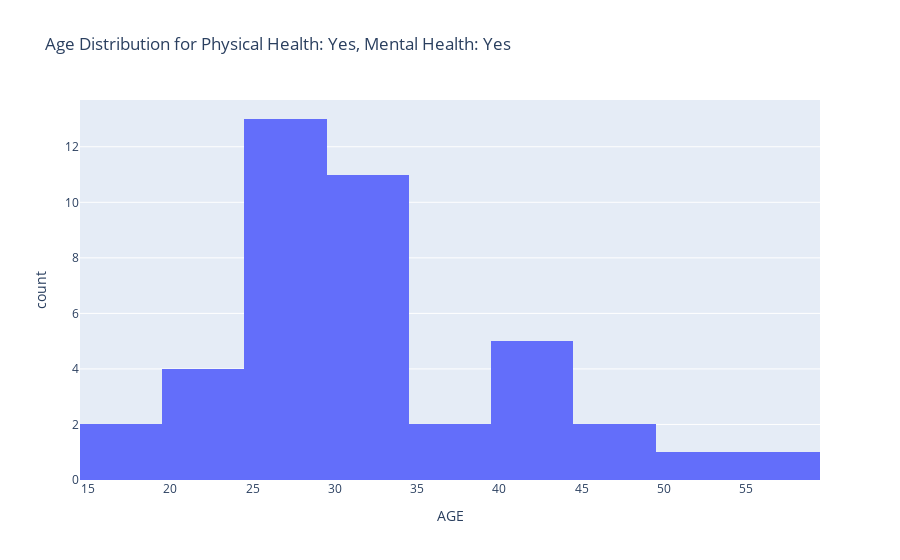

The cell this chart's notebook holds for it:
### Markdown cell above
# 2nd Graph

### Code cell
# Create separate histograms for each combination of Physical health and Mental health
for phy_health in ["Yes", "No"]:
    for men_health in ["Yes", "No"]:
        filtered_df = df[(df["PHYSICAL_HEALTH_AFFECT"] == phy_health) & (df["MENTAL_HEALTH_AFFECT"] == men_health)]
        fig = px.histogram(filtered_df, x="AGE", title=f"Age Distribution for Physical Health: {phy_health}, Mental Health: {men_health}")
        fig.show()

### Figure 1 — Plotly figure (JSON) as saved in the notebook; plotly's stock layout.template omitted (floating-point values rounded to 4 significant figures)
{"data": [{"alignmentgroup": "True", "bingroup": "x", "hovertemplate": "AGE=%{x}<br>count=%{y}<extra></extra>", "legendgroup": "", "marker": {"color": "#636efa", "pattern": {"shape": ""}}, "name": "", "offsetgroup": "", "orientation": "v", "showlegend": false, "type": "histogram", "x": [18, 18, 23, 23, 24, 24, 25, 25, 25, 26, 26, 27, 27, 27, 28, 28, 28, 29, 29, 31, 31, 32, 32, 32, 32, 33, 33, 33, 33, 33, 36, 38, 40, 41, 41, 43, 43, 45, 46, 54, 56], "xaxis": "x", "yaxis": "y"}], "layout": {"barmode": "relative", "legend": {"tracegroupgap": 0}, "title": {"text": "Age Distribution for Physical Health: Yes, Mental Health: Yes"}, "xaxis": {"anchor": "y", "domain": [0, 1], "title": {"text": "AGE"}}, "yaxis": {"anchor": "x", "domain": [0, 1], "title": {"text": "count"}}}}
